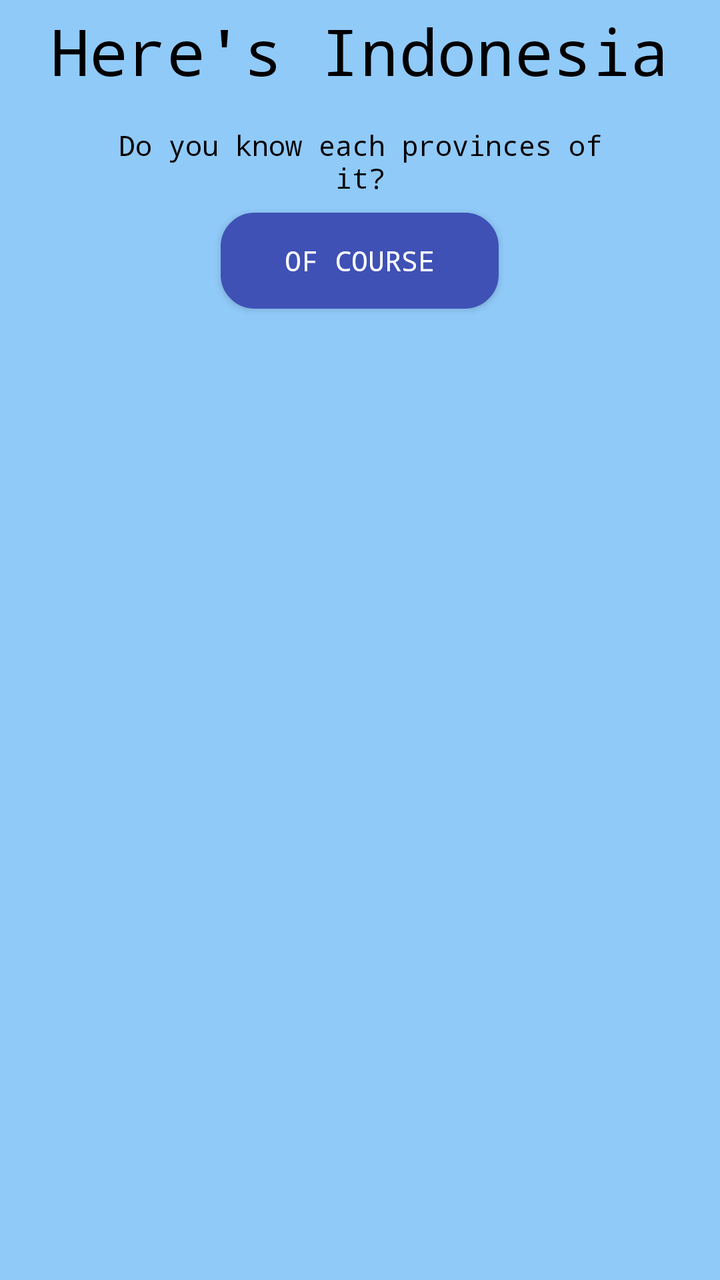
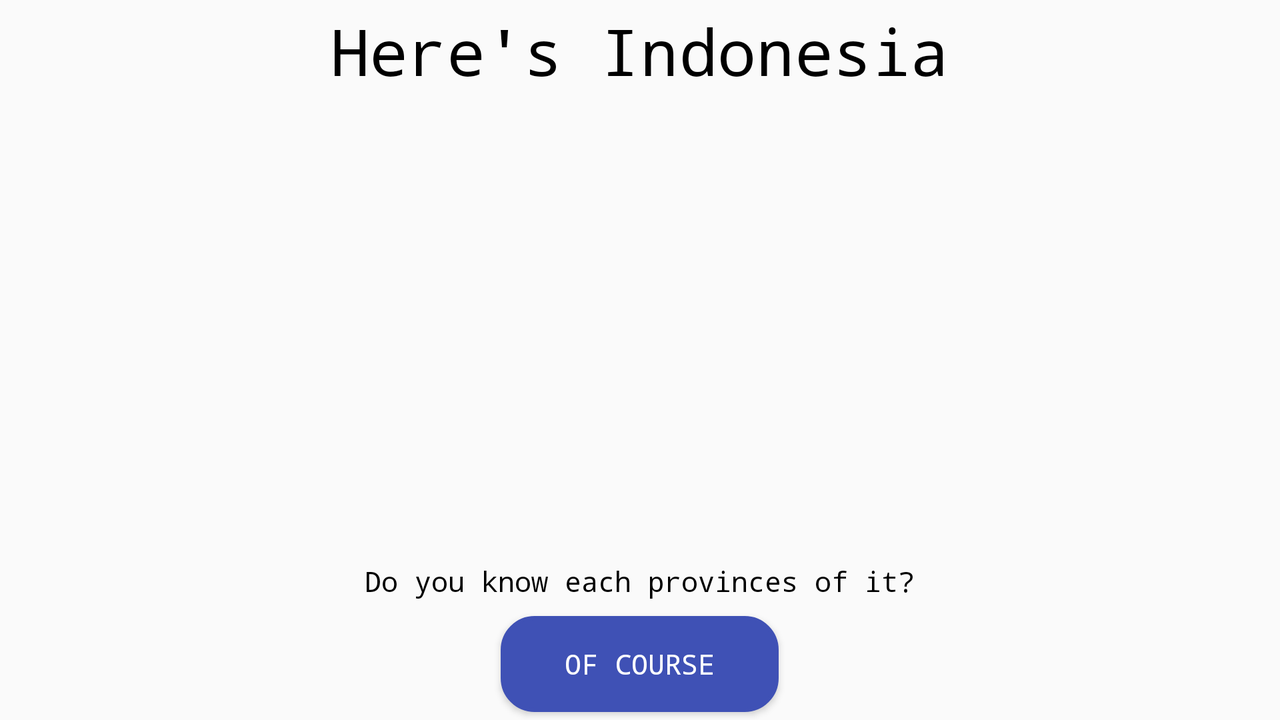

An Android layout and its configuration variant, each rendered on a device that would load it. The default file and the variant file are quoted in full after the pictures.
<!-- AndroidManifest.xml: application theme AppTheme -->
<!-- res/layout/activity_main.xml -->
<?xml version="1.0" encoding="utf-8"?>
<ScrollView xmlns:android="http://schemas.android.com/apk/res/android"
    xmlns:tools="http://schemas.android.com/tools"
    android:layout_width="match_parent"
    android:layout_height="match_parent"
    android:background="@color/background"
    tools:context="com.arifian.udacity.geographicquiz.MainActivity">

    <LinearLayout
        android:layout_width="match_parent"
        android:layout_height="wrap_content"
        android:orientation="vertical">
        <TextView
            android:layout_width="wrap_content"
            android:layout_height="wrap_content"
            android:layout_gravity="center_horizontal"
            android:layout_marginTop="@dimen/vertical_space"
            android:layout_marginBottom="@dimen/vertical_space"
            android:textSize="32sp"
            android:text="@string/heres_indonesia"/>

        <ImageView
            android:id="@+id/indonesia_imageview"
            android:layout_width="match_parent"
            android:layout_height="wrap_content"
            android:layout_marginTop="@dimen/vertical_space"
            android:layout_marginBottom="@dimen/vertical_space"
            android:adjustViewBounds="true"
            android:src="@drawable/indonesia"/>

        <TextView
            android:layout_width="wrap_content"
            android:layout_height="wrap_content"
            android:layout_gravity="center_horizontal"
            android:layout_marginTop="@dimen/vertical_space"
            android:layout_marginBottom="@dimen/vertical_space"
            android:gravity="center"
            android:paddingLeft="50dp"
            android:paddingRight="50dp"
            android:text="@string/do_you_know"/>

        <Button
            android:id="@+id/start_button"
            android:layout_width="wrap_content"
            android:layout_height="wrap_content"
            android:layout_gravity="center_horizontal"
            android:text="@string/of_course"
            style="@style/default_button"/>
    </LinearLayout>
</ScrollView>
<!-- resources referenced by this layout -->
<resources>
  <color name="background">#90caf9</color>
  <dimen name="vertical_space">4dp</dimen>
  <string name="do_you_know">Do you know each provinces of it?</string>
  <string name="heres_indonesia">Here\'s Indonesia</string>
  <string name="of_course">OF COURSE</string>
  <style name="default_button">
          <item name="android:background">@drawable/bg_button</item>
          <item name="android:textColor">@android:color/white</item>
          <item name="android:paddingLeft">32dp</item>
          <item name="android:paddingRight">32dp</item>
          <item name="android:layout_marginTop">@dimen/vertical_space</item>
          <item name="android:layout_marginBottom">@dimen/vertical_space</item>
          <item name="android:textAppearance">?android:attr/textAppearanceButton</item>
      </style>
  <style name="AppTheme" parent="Theme.AppCompat.Light.DarkActionBar">
          
          <item name="colorPrimary">@color/colorPrimary</item>
          <item name="colorPrimaryDark">@color/colorPrimaryDark</item>
          <item name="colorAccent">@color/colorAccent</item>
          <item name="android:typeface">monospace</item>
          <item name="android:textColor">@android:color/black</item>
      </style>
  <!-- drawable bg_button (drawable) -->
  <?xml version="1.0" encoding="utf-8"?>
  <selector xmlns:android="http://schemas.android.com/apk/res/android">
      
      <item
          android:state_pressed="false">
          <shape android:shape="rectangle" >
              <solid android:color="@color/colorPrimary">
  
              </solid>
              
              <stroke
                  android:width="2dp"
                  android:color="@color/colorPrimary" >
              </stroke>
  
              
              <corners
                  android:radius="16dp"   >
              </corners>
  
          </shape>
      </item>
      
      <item
          android:state_pressed="true">
          <shape android:shape="rectangle" >
              <solid android:color="@color/colorAccent">
  
              </solid>
              
              <stroke
                  android:width="2dp"
                  android:color="@color/colorAccent" >
              </stroke>
  
              
              <corners
                  android:radius="16dp"   >
              </corners>
  
          </shape>
      </item>
  </selector>
  <color name="colorPrimary">#3F51B5</color>
  <color name="colorPrimaryDark">#303F9F</color>
  <color name="colorAccent">#FF4081</color>
</resources>
<!-- res/layout-land/activity_main.xml (the repository's variant of the layout above) -->
<!-- drawn on the phone turned sideways -->
<?xml version="1.0" encoding="utf-8"?>
<LinearLayout xmlns:android="http://schemas.android.com/apk/res/android"
    xmlns:tools="http://schemas.android.com/tools"
    android:layout_width="match_parent"
    android:layout_height="match_parent"
    android:orientation="vertical"
    android:background="@drawable/indonesia"
    tools:context="com.arifian.udacity.geographicquiz.MainActivity">

    <TextView
        android:layout_width="wrap_content"
        android:layout_height="wrap_content"
        android:layout_gravity="center_horizontal"
        android:layout_marginTop="@dimen/vertical_space"
        android:layout_marginBottom="@dimen/vertical_space"
        android:textSize="32sp"
        android:text="@string/heres_indonesia"/>

    <TextView
        android:layout_width="wrap_content"
        android:layout_height="0dp"
        android:layout_weight="1"/>
    <TextView
        android:layout_width="wrap_content"
        android:layout_height="wrap_content"
        android:layout_gravity="center_horizontal"
        android:layout_marginTop="@dimen/vertical_space"
        android:layout_marginBottom="@dimen/vertical_space"
        android:gravity="center"
        android:paddingLeft="50dp"
        android:paddingRight="50dp"
        android:text="@string/do_you_know"/>

    <Button
        android:id="@+id/start_button"
        android:layout_width="wrap_content"
        android:layout_height="wrap_content"
        android:layout_gravity="center_horizontal"
        android:text="@string/of_course"
        style="@style/default_button"/>
</LinearLayout>
<!-- resources referenced by the variant -->
<!-- as the phone turned sideways resolves them -->
<resources>
  <dimen name="vertical_space">4dp</dimen>
  <string name="do_you_know">Do you know each provinces of it?</string>
  <string name="heres_indonesia">Here\'s Indonesia</string>
  <string name="of_course">OF COURSE</string>
  <style name="default_button">
          <item name="android:background">@drawable/bg_button</item>
          <item name="android:textColor">@android:color/white</item>
          <item name="android:paddingLeft">32dp</item>
          <item name="android:paddingRight">32dp</item>
          <item name="android:layout_marginTop">@dimen/vertical_space</item>
          <item name="android:layout_marginBottom">@dimen/vertical_space</item>
          <item name="android:textAppearance">?android:attr/textAppearanceButton</item>
      </style>
  <style name="AppTheme" parent="Theme.AppCompat.Light.DarkActionBar">
          
          <item name="colorPrimary">@color/colorPrimary</item>
          <item name="colorPrimaryDark">@color/colorPrimaryDark</item>
          <item name="colorAccent">@color/colorAccent</item>
          <item name="android:typeface">monospace</item>
          <item name="android:textColor">@android:color/black</item>
      </style>
  <!-- drawable bg_button (drawable) -->
  <?xml version="1.0" encoding="utf-8"?>
  <selector xmlns:android="http://schemas.android.com/apk/res/android">
      
      <item
          android:state_pressed="false">
          <shape android:shape="rectangle" >
              <solid android:color="@color/colorPrimary">
  
              </solid>
              
              <stroke
                  android:width="2dp"
                  android:color="@color/colorPrimary" >
              </stroke>
  
              
              <corners
                  android:radius="16dp"   >
              </corners>
  
          </shape>
      </item>
      
      <item
          android:state_pressed="true">
          <shape android:shape="rectangle" >
              <solid android:color="@color/colorAccent">
  
              </solid>
              
              <stroke
                  android:width="2dp"
                  android:color="@color/colorAccent" >
              </stroke>
  
              
              <corners
                  android:radius="16dp"   >
              </corners>
  
          </shape>
      </item>
  </selector>
  <color name="colorPrimary">#3F51B5</color>
  <color name="colorPrimaryDark">#303F9F</color>
  <color name="colorAccent">#FF4081</color>
</resources>
